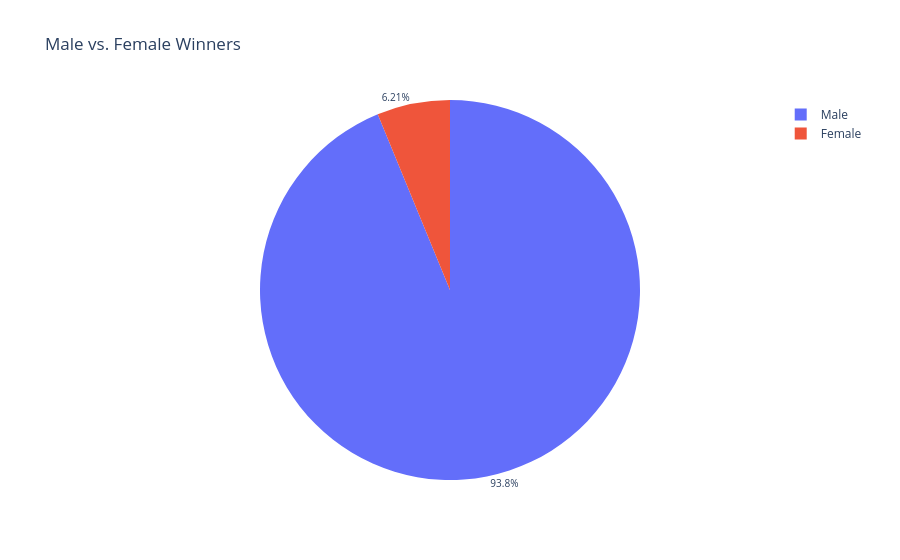

Notebook source saved alongside this figure:
### Markdown cell above
---
**Male vs Female Winners**

### Code cell
biology = df_data.sex.value_counts()

fig = px.pie(labels=biology.index, values=biology.values , title="Male vs. Female Winners", names=biology.index)

fig.update_traces(textposition='outside', textfont_size=10, textinfo='percent')

fig.show()

### Figure 1 — Plotly figure (JSON) as saved in the notebook; plotly's stock layout.template omitted (floating-point values rounded to 4 significant figures)
{"data": [{"domain": {"x": [0, 1], "y": [0, 1]}, "hovertemplate": "label=%{label}<br>value=%{value}<extra></extra>", "labels": ["Male", "Female"], "legendgroup": "", "name": "", "showlegend": true, "textfont": {"size": 10}, "textinfo": "percent", "textposition": "outside", "type": "pie", "values": [876, 58]}], "layout": {"legend": {"tracegroupgap": 0}, "title": {"text": "Male vs. Female Winners"}}}
